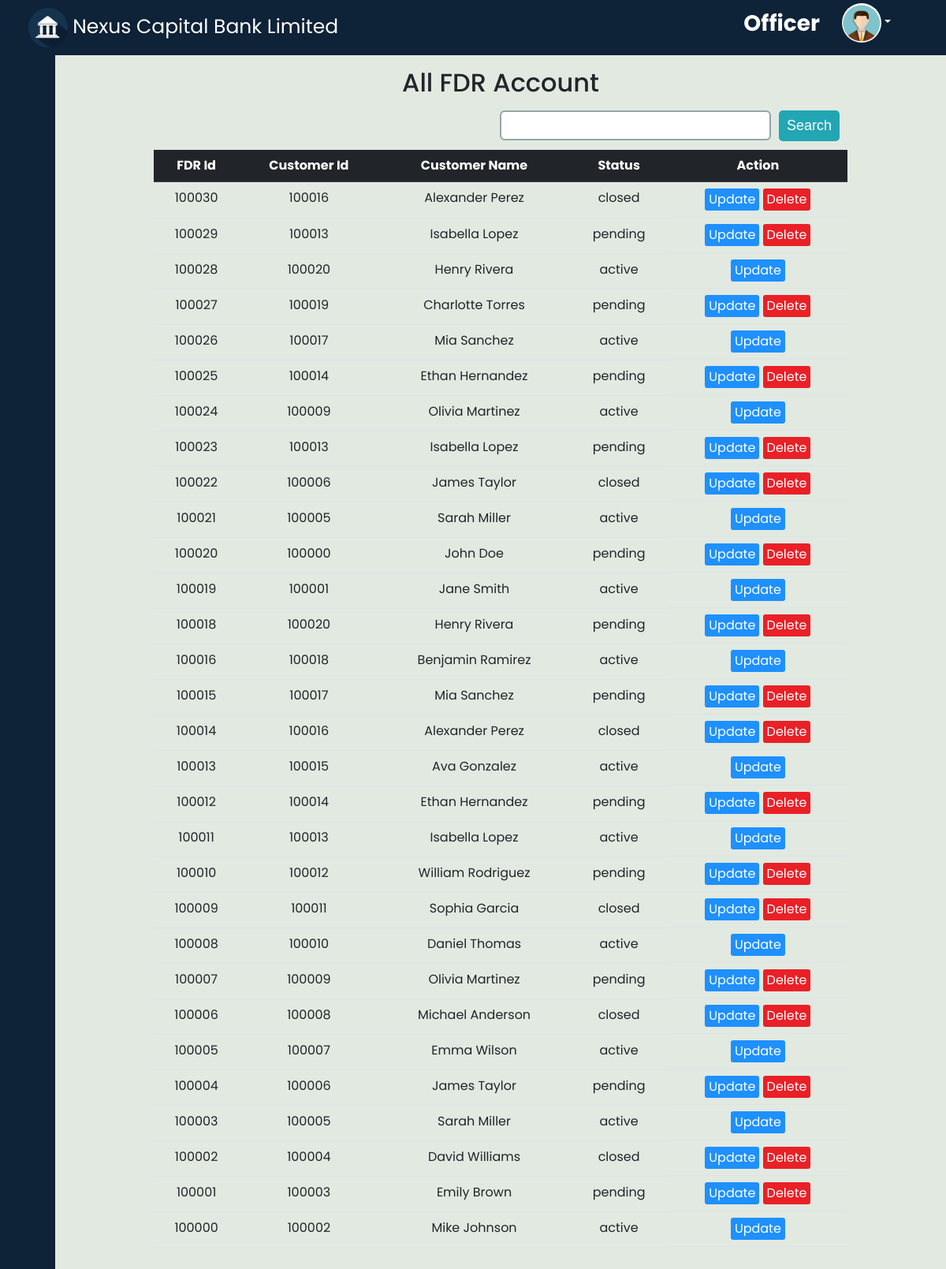
The page /officer/fdr.php on the database its author committed.
### tables this page shows
CREATE TABLE `bank` (
  `bank_name` varchar(255) NOT NULL,
  `bank_sort_name` varchar(10) NOT NULL,
  `tagline` varchar(255) DEFAULT NULL,
  `logo` varchar(20) DEFAULT NULL,
  `rating` float DEFAULT NULL,
  `address` varchar(255) DEFAULT NULL,
  `phone` varchar(20) DEFAULT NULL,
  `email` varchar(50) NOT NULL,
  `fax` varchar(20) DEFAULT NULL,
  `call_center` varchar(20) DEFAULT NULL,
  `facebook` varchar(100) DEFAULT NULL,
  `linkedin` varchar(100) DEFAULT NULL,
  `twitter` varchar(100) DEFAULT NULL,
  `youtube` varchar(100) DEFAULT NULL,
  `about_us` text DEFAULT NULL,
  `vision` text DEFAULT NULL,
  `mission` text DEFAULT NULL
);

CREATE TABLE `fdr` (
  `fdr_id` int(11) NOT NULL,
  `customer_id` int(11) DEFAULT NULL,
  `scheme_id` int(11) DEFAULT NULL,
  `pin_code` int(50) NOT NULL,
  `status` varchar(11) DEFAULT NULL,
  `principle_amount` int(11) NOT NULL,
  `opening_date` date DEFAULT NULL,
  `closing_date` date DEFAULT NULL,
  `nom_name` text NOT NULL,
  `nom_nid` int(11) NOT NULL,
  `nom_address` text NOT NULL,
  `nom_relation` text NOT NULL
);

CREATE TABLE `customer` (
  `customer_id` int(11) NOT NULL,
  `nid` varchar(255) NOT NULL,
  `first_name` varchar(255) DEFAULT NULL,
  `last_name` varchar(255) DEFAULT NULL,
  `picture` text DEFAULT NULL,
  `email` varchar(255) DEFAULT NULL,
  `phone` varchar(100) NOT NULL,
  `gender` varchar(10) DEFAULT NULL,
  `address` text DEFAULT NULL,
  `division` varchar(50) DEFAULT NULL,
  `district` varchar(50) DEFAULT NULL,
  `dob` date DEFAULT NULL
);

### officer/fdr.php (the view, shortened to what this page needs)
<!DOCTYPE html>
<html lang="en">
<head>
    <link rel="stylesheet" href="https://cdnjs.cloudflare.com/ajax/libs/font-awesome/6.5.1/css/all.min.css" />
</head>
<?php
include "../database.php";
$search = "";
$result = mysqli_query($con, "SELECT *
                              FROM fdr f
                              INNER JOIN customer c
                              USING(customer_id)
                              WHERE c.customer_id LIKE '%$search%' OR f.fdr_id LIKE '%$search%'
                              ORDER BY f.fdr_id DESC");
?>
<body>
    <div>
        <?php include "officer_header.php" ?>
    </div>
    <div class="d-flex">
        <div>
            <?php include "officer_sidebar.php" ?>
        </div>
        <div class="main">
            <div class="cnt">
                <div class="container">
                    <h2 class="mt-3 mb-3 d-flex justify-content-center">All FDR Account</h2>
                    <div class="d-flex hdiv">
                        <div class="searchdiv d-flex">
                            <form action="" method="post">
                                <div class="d-flex">
                                    <input class="form-control fc" style=" border: 2px solid #95a5a6;" type="text" name="searchinput" id="">
                                    <input class="btnn" type="submit" value="Search" name="searchbtn" id="">
                                </div>
                            </form>
                        </div>
                    </div>
                    <table class="table table-hover text-center">
                        <tr class="table-dark">
                            <th>FDR Id</th>
                            <th>Customer Id</th>
                            <th>Customer Name</th>
                            <th>Status</th>
                            <th>Action</th>
                        </tr>
                        <?php
                        while ($row = mysqli_fetch_assoc($result)) {
                        ?>
                            <tr>
                                <td><?php echo $row['fdr_id'] ?></td>
                                <td><?php echo $row['customer_id'] ?></td>
                                <td><?php echo $row['first_name'] . " " . $row['last_name']  ?></td>
                                <td><?php echo $row['status'] ?></td>
                                <td class="tt">
                                    <div>
                                        <a href="update_fdr.php?fdr_id=<?php echo $row['fdr_id'] ?>&&customer_id=<?php echo $row['customer_id'] ?>"><button class="view">Update</button></a>
                                        <a href="delete_fdr.php?fdr_id=<?php echo $row['fdr_id'] ?>" style="display: <?php if ($row['status'] == 'active') {
                                                                                                                                                                        echo "none";
                                                                                                                                                                    }
                                                                                                                                                                    ?> ;"><button onclick="return deletecheck()" class="delete">Delete</button></a>
                                    </div>
                                </td>
                            </tr>
                        <?php } ?>
                    </table>
                </div>
            </div>
        </div>
    </div>
</body>
</html>

### officer/officer_header.php (shortened to what this page needs)
<!DOCTYPE html>
<html lang="en">
<head>
    <link rel="stylesheet" href="../bootstrap/bootstrap_css.css">
</head>
<?php
include"../database.php";
$row = mysqli_fetch_assoc(mysqli_query($con,"SELECT bank_name FROM bank"));
?>
<body>
    <header>
        <nav class="navbar navbar-expand-md  header">
            <div class="container-fluid">
                <a href="" id="bank_name" class="navbar-brand"><img id="logo" src="../logo/logo.png" alt="">
                    <?php echo $row['bank_name']?></a>
                <div class="collapse navbar-collapse" id="NavID">
                    <ul class="navbar-nav ms-auto ">
                        <p class="officer_text">Officer</p>
                        <li class="nav-item dropdown">
                            <a href="" class="nav-link dropdown-toggle" data-bs-toggle="dropdown"><img class="avatar" src="../logo/male_avatar.png" alt=""></a>
                        </li>
                    </ul>
                </div>
            </div>
        </nav>
    </header>
</body>
</html>

### officer/fdr.php (style rules this page uses)
.main { background-color: #e1e9e1; display: flex; justify-content: center; }
.cnt { width: 80%; }
.tt { display: flex; justify-content: center; }
.hdiv { position: relative; margin-bottom: 50px; }
.searchdiv { margin-bottom: 10px; position: absolute; right: 10px; }
.fc { margin-left: 15px; height: 38px; width: 250px; border-radius: 5px; }
.btnn { margin-left: 10px; padding: 6px 10px; background-color: #22a6b3; border: none; border-radius: 5px; color: white; font-size: 18px; font-family: Arial, Helvetica, sans-serif; }
.view { border: none; background-color: #1e90ff; padding: 2px 5px; color: white; border-radius: 3px; }
.delete { border: none; background-color: #EA2027; padding: 2px 5px; color: white; border-radius: 3px; }

### officer/officer_header.php (style rules this page uses)
* { margin: 0; padding: 0; box-sizing: border-box; font-family: 'Poppins', sans-serif; }
#logo { height: 50px; width: 50px; }
.header { width: 100%; height: 70px; background-color: #0e2238; }
#bank_name { font-size: 25px; margin-left: 2%; color: white; }
.nav-link { margin-right: 50px; color: white; letter-spacing: 0.5px; padding: 0 10px; }
.avatar { height: 50px; width: 50px; border-radius: 30px; }
.officer_text { color: white; font-weight: bold; font-size: 28px; margin-right: 20px; margin-top: 5px; }

### officer/officer_sidebar.php (style rules this page uses)
a { text-decoration: none; }
li { list-style: none; }
body { font-family: 'Poppins', sans-serif; }
.nav-link { margin-right: 50px; color: white; letter-spacing: 0.5px; padding: 0 10px; }
.main { height: 100vh; overflow: scroll; width: 100%; }

### rows shown on the page
bank: bank_name "Nexus Capital Bank Limited"
fdr: fdr_id "100030", customer "100016", customer.first_name "Alexander", customer.last_name "Perez", status "closed"
fdr: fdr_id "100029", customer "100013", customer.first_name "Isabella", customer.last_name "Lopez", status "pending"
fdr: fdr_id "100028", customer "100020", customer.first_name "Henry", customer.last_name "Rivera", status "active"
fdr: fdr_id "100027", customer "100019", customer.first_name "Charlotte", customer.last_name "Torres", status "pending"
fdr: fdr_id "100026", customer "100017", customer.first_name "Mia", customer.last_name "Sanchez", status "active"
fdr: fdr_id "100025", customer "100014", customer.first_name "Ethan", customer.last_name "Hernandez", status "pending"
fdr: fdr_id "100024", customer "100009", customer.first_name "Olivia", customer.last_name "Martinez", status "active"
fdr: fdr_id "100023", customer "100013", customer.first_name "Isabella", customer.last_name "Lopez", status "pending"
fdr: fdr_id "100022", customer "100006", customer.first_name "James", customer.last_name "Taylor", status "closed"
fdr: fdr_id "100021", customer "100005", customer.first_name "Sarah", customer.last_name "Miller", status "active"
fdr: fdr_id "100020", customer "100000", customer.first_name "John", customer.last_name "Doe", status "pending"
fdr: fdr_id "100019", customer "100001", customer.first_name "Jane", customer.last_name "Smith", status "active"
fdr: fdr_id "100018", customer "100020", customer.first_name "Henry", customer.last_name "Rivera", status "pending"
fdr: fdr_id "100016", customer "100018", customer.first_name "Benjamin", customer.last_name "Ramirez", status "active"
fdr: fdr_id "100015", customer "100017", customer.first_name "Mia", customer.last_name "Sanchez", status "pending"
fdr: fdr_id "100014", customer "100016", customer.first_name "Alexander", customer.last_name "Perez", status "closed"
fdr: fdr_id "100013", customer "100015", customer.first_name "Ava", customer.last_name "Gonzalez", status "active"
fdr: fdr_id "100012", customer "100014", customer.first_name "Ethan", customer.last_name "Hernandez", status "pending"
fdr: fdr_id "100011", customer "100013", customer.first_name "Isabella", customer.last_name "Lopez", status "active"
fdr: fdr_id "100010", customer "100012", customer.first_name "William", customer.last_name "Rodriguez", status "pending"
fdr: fdr_id "100009", customer "100011", customer.first_name "Sophia", customer.last_name "Garcia", status "closed"
fdr: fdr_id "100008", customer "100010", customer.first_name "Daniel", customer.last_name "Thomas", status "active"
fdr: fdr_id "100007", customer "100009", customer.first_name "Olivia", customer.last_name "Martinez", status "pending"
fdr: fdr_id "100006", customer "100008", customer.first_name "Michael", customer.last_name "Anderson", status "closed"
fdr: fdr_id "100005", customer "100007", customer.first_name "Emma", customer.last_name "Wilson", status "active"
fdr: fdr_id "100004", customer "100006", customer.first_name "James", customer.last_name "Taylor", status "pending"
fdr: fdr_id "100003", customer "100005", customer.first_name "Sarah", customer.last_name "Miller", status "active"
fdr: fdr_id "100002", customer "100004", customer.first_name "David", customer.last_name "Williams", status "closed"
fdr: fdr_id "100001", customer "100003", customer.first_name "Emily", customer.last_name "Brown", status "pending"
fdr: fdr_id "100000", customer "100002", customer.first_name "Mike", customer.last_name "Johnson", status "active"
